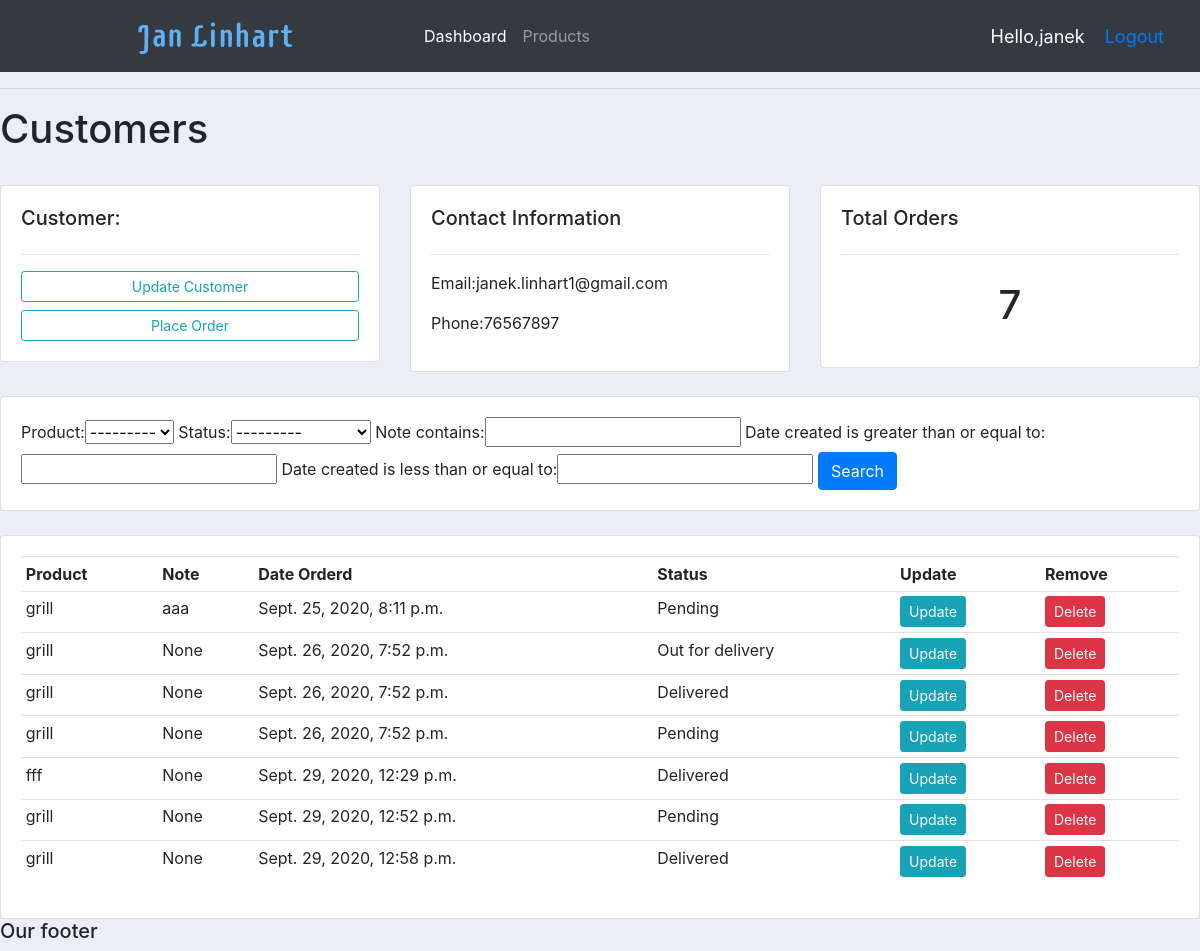
The app's page /customer/1/ (signed in) with its own data.
### accounts/models.py (models this page shows, shortened)
class Customer(models.Model):
	user=models.OneToOneField(User, null=True, blank=True, on_delete=models.CASCADE)
	name=models.CharField(max_length=200, null=True)
	phone=models.CharField(max_length=200, null=True)
	email=models.CharField(max_length=200, null=True)
	profile_pic=models.ImageField(default="profile2.png",null=True,blank=True)

class Order(models.Model):
		STATUS=(
			('Pending', 'Pending'),
			('Out for delivery', 'Out for delivery'),
			('Delivered', 'Delivered'),
			)
		customer= models.ForeignKey(Customer, null=True, on_delete=models.SET_NULL)
		product= models.ForeignKey(Product, null=True, on_delete=models.SET_NULL)
		date_created = models.DateTimeField(auto_now_add=True, null=True)
		status=models.CharField(max_length=200, null=True, choices=STATUS)
		note=models.CharField(max_length=1000, null=True)

class Product(models.Model):
		CATEGORY = (
			('Indoor', 'Indoor'),
			('Out Door', 'Out Door'),
			)
		name = models.CharField(max_length=200, null=True)
		price = models.FloatField(null=True)
		category = models.CharField(max_length=200, null=True, choices=CATEGORY)
		description = models.CharField(max_length=200, null=True, blank=True)
		date_created = models.DateTimeField(auto_now_add=True, null=True)
		tags= models.ManyToManyField(Tag)
		def __str__(self):
			return self.name

### accounts/decorators.py (the view)
		def wrapper_func(request, *args, **kwargs):
			group = None
			if request.user.groups.exists():
				group = request.user.groups.all()[0].name
			if group in allowed_roles:
				return view_func(request, *args, **kwargs)
			else:
				return HttpResponse('You are not authorized to view this page')

### accounts/views.py (called while the page is built)
@login_required(login_url='login')
@allowed_users(allowed_roles=['admin'])
def customer(request, pk):
	customer=Customer.objects.get(id=pk)
	orders=customer.order_set.all()
	order_count=orders.count()
	myFilter=OrderFilter(request.GET, queryset=orders)
	orders=myFilter.qs
	context={'customer': customer, 'orders': orders,'order_count':order_count,'myFilter':myFilter}
	return  render(request, 'accounts/customer.html', context)

### accounts/templates/accounts/customer.html
  {% extends 'accounts/main.html' %}
  {% block content %}
			<h1>Customers</h1>
    	<br>
<div class="row">
	<div class="col-md">
		<div class="card card-body">
			<h5>Customer:</h5>
			<hr>
			<a class="btn btn-outline-info  btn-sm btn-block" href="">Update Customer</a>
			<a class="btn btn-outline-info  btn-sm btn-block" href="{% url 'create_order' customer.id %}">Place Order</a>
		</div>
	</div>
	<div class="col-md">
		<div class="card card-body">
			<h5>Contact Information</h5>
			<hr>
			<p>Email:{{customer.email}} </p>
			<p>Phone:{{customer.phone}}</p>
		</div>
	</div>
	<div class="col-md">
		<div class="card card-body">
			<h5>Total Orders</h5>
			<hr>
			<h1 style="text-align: center;padding: 10px">{{order_count}}</h1>
		</div>
	</div>
</div>
<br>
<div class="row">
	<div class="col">
		<div class="card card-body">
			<form method="get">
                   {{myFilter.form}}
		    <button class="btn btn-primary" type="submit">Search</button>
		  </form>
		</div>
	</div>
</div>
<br>
<div class="row">
	<div class="col-md">
		<div class="card card-body">
			<table class="table table-sm">
				<tr>
					<th>Product</th>
					<th>Note</th>
					<th>Date Orderd</th>
					<th>Status</th>
					<th>Update</th>
					<th>Remove</th>
				</tr>
				{%for order in orders%}
				<tr>
					<td>{{order.product}}</td>
					<td>{{order.note}}</td>
					<td>{{order.date_created}}</td>
					<td>{{order.status}}</td>
					<td><a class="btn btn-sm btn-info" href="{%url 'update_order' order.id %}">Update</a></td>
						<td><a class="btn btn-sm btn-danger" href="{%url 'delete_order' order.id %}">Delete</a></td>
				</tr>
				{%endfor%}
			</table>
		</div>
	</div>
</div>
  {% endblock %}

### accounts/templates/accounts/navbar.html (shortened to what this page needs)
{% load static %}
<nav class="navbar navbar-expand-lg navbar-dark bg-dark">
  <img src="{%static 'images/logo2.png'%}">
  <div class="collapse navbar-collapse" id="navbarNav">
    <ul class="navbar-nav">
      {%if request.user.is_staff%}
      <li class="nav-item active">
        <a class="nav-link" href="{%url 'home'%}">Dashboard</a>
      </li>
      <li class="nav-item">
        <a class="nav-link" href="{%url 'products'%}">Products</a>
      </li>
      {% else %}
       <li class="nav-item">
        <a class="nav-link" href="{% url 'account' %}">Settings</a>
      </li>
      {% endif %}
    </ul>
  </div>
<span class="hello-msg">Hello,{{request.user}}</span>
<span class="hello-msg"><a href="{% url 'logout'%}">Logout</a></span>
</nav>

### static/css/main.css (style rules this page uses)
body { background-color: #ebeff5; }

### accounts/templates/accounts/navbar.html (style rules this page uses)
.hello-msg { font-size: 18px; color: #fff; margin-right: 20px; }

### records on screen
Customer: email "janek.linhart1@gmail.com", phone "76567897"
Order: product "grill", note "aaa", date_created "Sept. 25, 2020, 8:11 p.m.", status "Pending"
Order: product "grill", note "None", date_created "Sept. 26, 2020, 7:52 p.m.", status "Out for delivery"
Order: product "grill", note "None", date_created "Sept. 26, 2020, 7:52 p.m.", status "Delivered"
Order: product "grill", note "None", date_created "Sept. 26, 2020, 7:52 p.m.", status "Pending"
Order: product "fff", note "None", date_created "Sept. 29, 2020, 12:29 p.m.", status "Delivered"
Order: product "grill", note "None", date_created "Sept. 29, 2020, 12:52 p.m.", status "Pending"
Order: product "grill", note "None", date_created "Sept. 29, 2020, 12:58 p.m.", status "Delivered"

### other values on screen
{{ request.user }} "janek"
{{ order_count }} "7"
